Frame 1 (no input): blank canvas, image omitted
Frame 60 (no input): blank canvas, image omitted
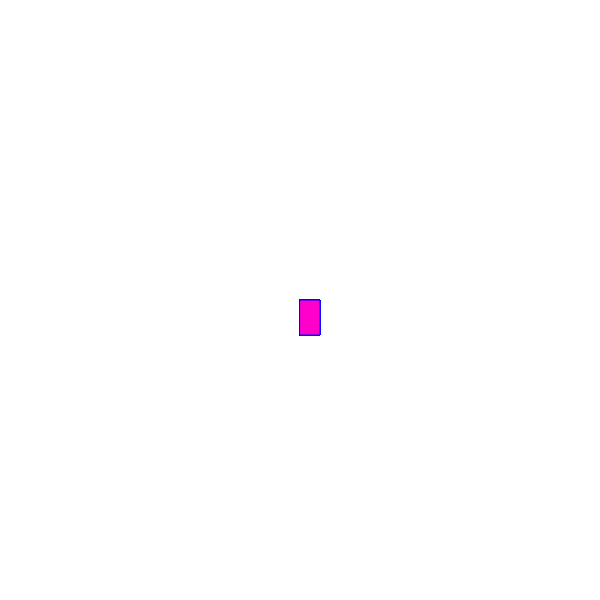
Frame 120 (the mouse pressed at the canvas centre since frame 60)

The p5.js sketch whose frames 1 and 60 were blank and that drew this single picture after the mouse press (run headless with seeded random() and noise() and a simulated clock; from frame 60 on, the mouse is pressed at the canvas centre):

// p5.js sketch
// ── sketch.js
function setup() {
    createCanvas(600, 600);
    background("white");
  }
  
  function draw() {
  
    stroke("blue");
    fill("rgb(255,0,202)");
  
    // console.log(mouseIsPressed);
  
    if (mouseIsPressed) {
      rect(mouseX, mouseY, 20, 35);
    }
  }
